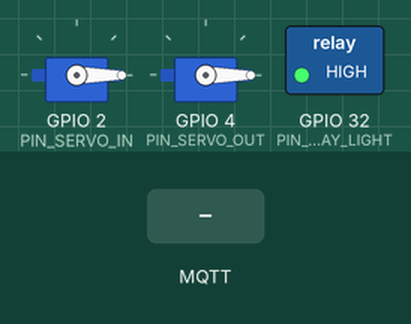
This sketch was run on a simulated ESP32. On the bench: 2 × servo, switched loads named in the sketch (green lamp = pin HIGH). Wiring (inferred from the names in the program): 2 × IR receiver: data GPIO 16 / data GPIO 17. Inputs (shaded band) come from the test bench. WiFi joins after 1.5 s; servers stay silent unless stated; no MQTT or app messages arrive unless stated; what the sketch prints to the serial monitor is not drawn.

Above: at 3.3 s.
3.4 s: MQTT message "OPEN" arrives on the first subscribed topic
At 6.1 s:
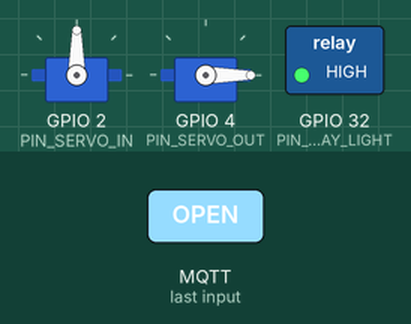
6.4 s: MQTT message "OPEN" arrives on the second subscribed topic
At 7.4 s:
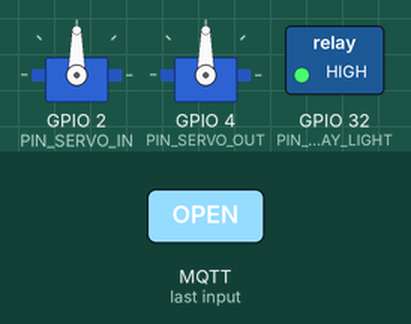
7.9 s: MQTT message "CLOSE" arrives on the first subscribed topic
At 8.6 s:
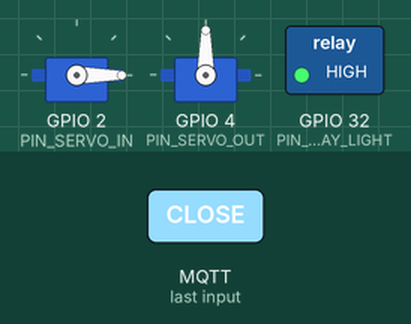
9.4 s: MQTT message "LIGHT_ON" arrives on the third subscribed topic
At 9.8 s:
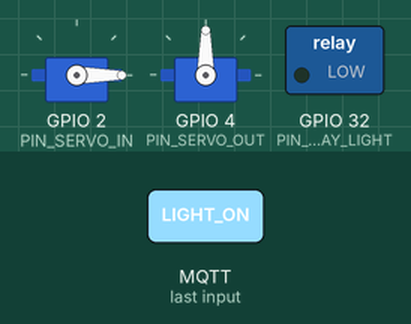
10.9 s: MQTT message "CLOSE" arrives on the second subscribed topic
At 12.2 s:
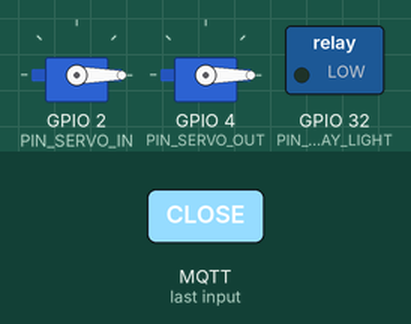
Timing chart, 0 to 13.9 s (numbered marks = the images above; inputs shaded):
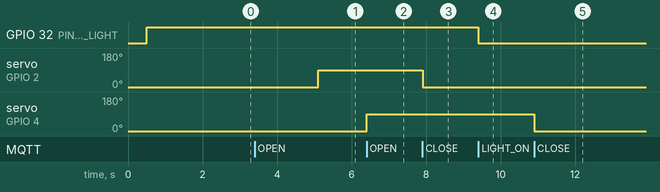

The sketch:

esp32-gate.ino
```cpp
/**
 * ============================================================
 * ĐỒ ÁN THIẾT KẾ HỆ THỐNG IoT — BÃI ĐỖ XE THÔNG MINH
 * FIRMWARE ESP32 #2: QUẢN LÝ CỔNG VÀO/RA, 1 RC522, 2 SERVO, 2 IR, RELAY
 * ============================================================
 * Sử dụng Arduino IDE (C/C++), WiFi.h, PubSubClient.h, SPI.h, MFRC522.h, ESP32Servo.h
 *
 * ĐẶC BIỆT:
 * - Sử dụng DUY NHẤT 1 ĐẦU ĐỌC THẺ RFID RC522 (dùng chung cho cả vào và ra)
 * - Tự động đóng barie sau khi xe đi qua hoàn toàn (cảm biến IR sau barie)
 * - Timeout an toàn (15s) tự đóng barie nếu xe không qua
 * - Hoàn toàn Non-blocking millis()
 */

#include <WiFi.h>
#include <PubSubClient.h>
#include <SPI.h>
#include <MFRC522.h>
#include <ESP32Servo.h>
#include "config.h"

// Trạng thái của từng cổng barie
enum GateState {
  GATE_STATE_CLOSED,
  GATE_STATE_OPEN_WAIT_CAR,   // Barie mở, đang đợi xe tiến vào cảm biến
  GATE_STATE_CAR_IN_ZONE,     // Xe đang ở trong vùng cảm biến dưới barie
  GATE_STATE_MANUAL_OPEN      // Mở thủ công bởi Admin (không tự đóng)
};

GateState stateGateIn  = GATE_STATE_CLOSED;
GateState stateGateOut = GATE_STATE_CLOSED;

unsigned long gateInOpenedTime  = 0;
unsigned long gateOutOpenedTime = 0;

// Đối tượng phần cứng
MFRC522 rfid(PIN_RFID_SS, PIN_RFID_RST);
Servo servoIn;
Servo servoOut;
WiFiClient espClient;
PubSubClient mqttClient(espClient);

// Quản lý thời gian
unsigned long lastHeartbeatTime = 0;
unsigned long lastRfidScanTime  = 0;
String lastScannedUid           = "";
unsigned long lastMqttReconnect = 0;
unsigned long lastWifiReconnect = 0;

// Trạng thái đèn hiện tại
bool isLightOn = false;

// ============================================================
// KHỞI TẠO WIFI (Non-blocking)
// ============================================================
void setupWiFi() {
  Serial.println("[BOOT] ESP32 GATE START");
  Serial.print("[WIFI] Connecting to ");
  Serial.println(WIFI_SSID);

  WiFi.mode(WIFI_STA);
  WiFi.begin(WIFI_SSID, WIFI_PASSWORD);

  int attempts = 0;
  while (WiFi.status() != WL_CONNECTED && attempts < 20) {
    delay(500);
    Serial.print(".");
    attempts++;
  }

  if (WiFi.status() == WL_CONNECTED) {
    Serial.println("\n[WIFI] Connected");
    Serial.print("[WIFI] IP Address: ");
    Serial.println(WiFi.localIP());
  } else {
    Serial.println("\n[WIFI] Connection failed. Will retry in background.");
  }
}

// ============================================================
// ĐIỀU KHIỂN SERVO CỔNG VÀO (IN)
// ============================================================
void openGateIn(bool isManual = false) {
  servoIn.write(SERVO_ANGLE_OPEN);
  gateInOpenedTime = millis();
  stateGateIn = isManual ? GATE_STATE_MANUAL_OPEN : GATE_STATE_OPEN_WAIT_CAR;
  Serial.println("[BARRIER IN] OPEN");
}

void closeGateIn() {
  servoIn.write(SERVO_ANGLE_CLOSED);
  stateGateIn = GATE_STATE_CLOSED;
  Serial.println("[BARRIER IN] CLOSE");
}

// ============================================================
// ĐIỀU KHIỂN SERVO CỔNG RA (OUT)
// ============================================================
void openGateOut(bool isManual = false) {
  servoOut.write(SERVO_ANGLE_OPEN);
  gateOutOpenedTime = millis();
  stateGateOut = isManual ? GATE_STATE_MANUAL_OPEN : GATE_STATE_OPEN_WAIT_CAR;
  Serial.println("[BARRIER OUT] OPEN");
}

void closeGateOut() {
  servoOut.write(SERVO_ANGLE_CLOSED);
  stateGateOut = GATE_STATE_CLOSED;
  Serial.println("[BARRIER OUT] CLOSE");
}

// ============================================================
// ĐIỀU KHIỂN RELAY ĐÈN
// ============================================================
void setLight(bool turnOn) {
  isLightOn = turnOn;
  digitalWrite(PIN_RELAY_LIGHT, isLightOn ? RELAY_ACTIVE_LEVEL : !RELAY_ACTIVE_LEVEL);
  Serial.print("[LIGHT] ");
  Serial.println(isLightOn ? "ON" : "OFF");

  if (mqttClient.connected()) {
    char payload[64];
    snprintf(payload, sizeof(payload), "{\"status\":\"%s\"}", isLightOn ? "ON" : "OFF");
    mqttClient.publish(TOPIC_LIGHT_STATUS, payload, true);
  }
}

// ============================================================
// GỬI HEARTBEAT
// ============================================================
void sendHeartbeat() {
  if (!mqttClient.connected()) return;

  char payload[180];
  snprintf(payload, sizeof(payload),
    "{\"device_code\":\"%s\",\"status\":\"ONLINE\",\"ip_address\":\"%s\",\"firmware_version\":\"%s\"}",
    DEVICE_ID, WiFi.localIP().toString().c_str(), FIRMWARE_VERSION
  );

  if (mqttClient.publish(TOPIC_DEVICE_STATUS, payload)) {
    Serial.println("[HEARTBEAT] Sent");
  }
}

// ============================================================
// XỬ LÝ LỆNH TỪ BACKEND / WEB ADMIN QUA MQTT
// ============================================================
void mqttCallback(char* topic, byte* payload, unsigned int length) {
  char message[256];
  if (length >= sizeof(message)) length = sizeof(message) - 1;
  memcpy(message, payload, length);
  message[length] = '\0';

  String topicStr = String(topic);
  String msgStr   = String(message);

  Serial.print("[MQTT IN] Topic: ");
  Serial.print(topicStr);
  Serial.print(" | Payload: ");
  Serial.println(msgStr);

  // 1. Lệnh điều khiển Barie Cổng Vào (IN)
  if (topicStr == TOPIC_CMD_GATE_IN) {
    if (msgStr.indexOf("OPEN") >= 0) {
      bool isManual = (msgStr.indexOf("MANUAL") >= 0);
      openGateIn(isManual);
    } else if (msgStr.indexOf("CLOSE") >= 0) {
      closeGateIn();
    }
  }
  // 2. Lệnh điều khiển Barie Cổng Ra (OUT)
  else if (topicStr == TOPIC_CMD_GATE_OUT) {
    if (msgStr.indexOf("OPEN") >= 0) {
      bool isManual = (msgStr.indexOf("MANUAL") >= 0);
      openGateOut(isManual);
    } else if (msgStr.indexOf("CLOSE") >= 0) {
      closeGateOut();
    }
  }
  // 3. Lệnh điều khiển Đèn
  else if (topicStr == TOPIC_CMD_LIGHT) {
    if (msgStr.indexOf("LIGHT_ON") >= 0 || msgStr.indexOf("\"ON\"") >= 0) {
      setLight(true);
    } else if (msgStr.indexOf("LIGHT_OFF") >= 0 || msgStr.indexOf("\"OFF\"") >= 0) {
      setLight(false);
    }
  }
}

// ============================================================
// KẾT NỐI LẠI MQTT VÀ ĐĂNG KÝ CÁC TOPIC NHẬN LỆNH
// ============================================================
void reconnectMQTT() {
  if (mqttClient.connected()) return;

  unsigned long now = millis();
  if (now - lastMqttReconnect < RECONNECT_INTERVAL) return;
  lastMqttReconnect = now;

  Serial.println("[MQTT] Attempting connection...");

  bool connected = false;
  if (strlen(MQTT_USER) > 0) {
    connected = mqttClient.connect(DEVICE_ID, MQTT_USER, MQTT_PASSWORD);
  } else {
    connected = mqttClient.connect(DEVICE_ID);
  }

  if (connected) {
    Serial.println("[MQTT] Connected");

    // Đăng ký nhận các lệnh điều khiển từ Node.js Server
    mqttClient.subscribe(TOPIC_CMD_GATE_IN, 1);
    mqttClient.subscribe(TOPIC_CMD_GATE_OUT, 1);
    mqttClient.subscribe(TOPIC_CMD_LIGHT, 1);

    sendHeartbeat();
    setLight(isLightOn); // Đồng bộ trạng thái đèn
  } else {
    Serial.print("[MQTT] Connect failed, rc=");
    Serial.println(mqttClient.state());
  }
}

// ============================================================
// ĐỌC VÀ XỬ LÝ ĐẦU ĐỌC RFID RC522 DUY NHẤT
// ============================================================
void handleRfid() {
  // Kiểm tra có thẻ mới áp vào không
  if (!rfid.PICC_IsNewCardPresent()) return;
  if (!rfid.PICC_ReadCardSerial()) return;

  // Đọc UID thẻ định dạng chuẩn HEX viết hoa (A1:B2:C3:D4)
  String uidStr = "";
  for (byte i = 0; i < rfid.uid.size; i++) {
    if (i > 0) uidStr += ":";
    if (rfid.uid.uidByte[i] < 0x10) uidStr += "0";
    uidStr += String(rfid.uid.uidByte[i], HEX);
  }
  uidStr.toUpperCase();

  unsigned long now = millis();

  // Cooldown lọc quét liên tục cùng 1 thẻ
  if (uidStr != lastScannedUid || (now - lastRfidScanTime > RFID_READ_COOLDOWN)) {
    lastScannedUid = uidStr;
    lastRfidScanTime = now;

    Serial.print("[RFID] UID = ");
    Serial.println(uidStr);

    if (mqttClient.connected()) {
      char payload[160];
      snprintf(payload, sizeof(payload),
        "{\"device_id\":\"%s\",\"rfid_uid\":\"%s\",\"uid\":\"%s\"}",
        DEVICE_ID, uidStr.c_str(), uidStr.c_str()
      );

      mqttClient.publish(TOPIC_RFID, payload);
    }
  }

  // Kết thúc phiên đọc thẻ
  rfid.PICC_HaltA();
  rfid.PCD_StopCrypto1();
}

// ============================================================
// XỬ LÝ LOGIC ĐÓNG/MỞ BARIE TỰ ĐỘNG BẰNG CẢM BIẾN IR
// ============================================================
void handleGateAutomations() {
  unsigned long now = millis();

  // ----------------------------------------------------
  // 1. CỔNG VÀO (IN GATE AUTOMATION)
  // ----------------------------------------------------
  bool carInZoneIN = (digitalRead(PIN_IR_GATE_IN) == IR_ACTIVE_LEVEL);

  if (stateGateIn == GATE_STATE_OPEN_WAIT_CAR) {
    if (carInZoneIN) {
      stateGateIn = GATE_STATE_CAR_IN_ZONE;
    } else if (now - gateInOpenedTime > GATE_AUTO_CLOSE_TIMEOUT) {
      // Quá 15 giây xe không tiến vào -> tự đóng an toàn
      Serial.println("[BARRIER IN] Timeout! Auto closing...");
      closeGateIn();
      if (mqttClient.connected()) {
        mqttClient.publish(TOPIC_GATE_IN_EVENT, "{\"type\":\"GATE_TIMEOUT\"}");
      }
    }
  } else if (stateGateIn == GATE_STATE_CAR_IN_ZONE) {
    // Khi xe đã qua khỏi vùng cảm biến hồng ngoại
    if (!carInZoneIN) {
      Serial.println("[IR IN] VEHICLE PASSED");
      closeGateIn();
      if (mqttClient.connected()) {
        mqttClient.publish(TOPIC_GATE_IN_EVENT, "{\"type\":\"GATE_PASSED\"}");
      }
    }
  }

  // ----------------------------------------------------
  // 2. CỔNG RA (OUT GATE AUTOMATION)
  // ----------------------------------------------------
  bool carInZoneOUT = (digitalRead(PIN_IR_GATE_OUT) == IR_ACTIVE_LEVEL);

  if (stateGateOut == GATE_STATE_OPEN_WAIT_CAR) {
    if (carInZoneOUT) {
      stateGateOut = GATE_STATE_CAR_IN_ZONE;
    } else if (now - gateOutOpenedTime > GATE_AUTO_CLOSE_TIMEOUT) {
      Serial.println("[BARRIER OUT] Timeout! Auto closing...");
      closeGateOut();
      if (mqttClient.connected()) {
        mqttClient.publish(TOPIC_GATE_OUT_EVENT, "{\"type\":\"GATE_TIMEOUT\"}");
      }
    }
  } else if (stateGateOut == GATE_STATE_CAR_IN_ZONE) {
    if (!carInZoneOUT) {
      Serial.println("[IR OUT] VEHICLE PASSED");
      closeGateOut();
      if (mqttClient.connected()) {
        mqttClient.publish(TOPIC_GATE_OUT_EVENT, "{\"type\":\"GATE_PASSED\"}");
      }
    }
  }
}

// ============================================================
// SETUP
// ============================================================
void setup() {
  Serial.begin(115200);
  delay(500);

  // 1. Cấu hình chân Relay Đèn
  pinMode(PIN_RELAY_LIGHT, OUTPUT);
  digitalWrite(PIN_RELAY_LIGHT, !RELAY_ACTIVE_LEVEL); // Ban đầu tắt đèn

  // 2. Cấu hình chân cảm biến IR sau barie
  pinMode(PIN_IR_GATE_IN, INPUT_PULLUP);
  pinMode(PIN_IR_GATE_OUT, INPUT_PULLUP);

  // 3. Khởi tạo 2 Servo Barie
  ESP32PWM::allocateTimer(0);
  ESP32PWM::allocateTimer(1);
  servoIn.setPeriodHertz(50);
  servoOut.setPeriodHertz(50);
  servoIn.attach(PIN_SERVO_IN, 500, 2400);
  servoOut.attach(PIN_SERVO_OUT, 500, 2400);

  // Ban đầu đóng cả 2 barie
  servoIn.write(SERVO_ANGLE_CLOSED);
  servoOut.write(SERVO_ANGLE_CLOSED);

  // 4. Khởi tạo giao tiếp SPI & Đầu đọc thẻ RFID RC522 duy nhất
  SPI.begin(PIN_RFID_SCK, PIN_RFID_MISO, PIN_RFID_MOSI, PIN_RFID_SS);
  rfid.PCD_Init();
  delay(100);
  rfid.PCD_DumpVersionToSerial(); // In thông tin phiên bản RC522 lên Serial kiểm tra

  // 5. Khởi tạo WiFi
  setupWiFi();

  // 6. Khởi tạo MQTT Client
  mqttClient.setServer(MQTT_SERVER, MQTT_PORT);
  mqttClient.setCallback(mqttCallback);
  mqttClient.setBufferSize(512);
}

// ============================================================
// MAIN LOOP (Hoàn toàn Non-blocking)
// ============================================================
void loop() {
  unsigned long now = millis();

  // Duy trì WiFi
  if (WiFi.status() != WL_CONNECTED) {
    if (now - lastWifiReconnect > RECONNECT_INTERVAL) {
      lastWifiReconnect = now;
      Serial.println("[WIFI] Reconnecting...");
      WiFi.reconnect();
    }
  } else {
    // Duy trì MQTT
    if (!mqttClient.connected()) {
      reconnectMQTT();
    } else {
      mqttClient.loop();
    }
  }

  // Quét thẻ RFID
  handleRfid();

  // Xử lý tự động đóng barie
  handleGateAutomations();

  // Gửi Heartbeat định kỳ
  if (now - lastHeartbeatTime >= HEARTBEAT_INTERVAL) {
    lastHeartbeatTime = now;
    sendHeartbeat();
  }
}
```

config.h
```cpp
#ifndef CONFIG_H
#define CONFIG_H

// ============================================================
// CẤU HÌNH ESP32 #2 — QUẢN LÝ CỔNG VÀO/RA & ĐÈN BÃI XE
// Hệ thống: Smart Parking System (Arduino IDE)
// Quản lý: 1 RFID RC522 DUY NHẤT, 2 Servo, 2 Gate IR, 1 Relay
// ============================================================

// 1. Cấu hình WiFi
#define WIFI_SSID       "Your_WiFi_SSID"       // Thay bằng tên WiFi của bạn
#define WIFI_PASSWORD   "Your_WiFi_Password"   // Thay bằng mật khẩu WiFi của bạn

// 2. Cấu hình MQTT Broker
#define MQTT_SERVER     "192.168.1.100"        // Địa chỉ IP máy tính chạy Backend / MQTT
#define MQTT_PORT       1883
#define MQTT_USER       ""
#define MQTT_PASSWORD   ""

// 3. Thông tin thiết bị
#define DEVICE_ID           "ESP32_GATE_01"
#define FIRMWARE_VERSION    "1.0.0"

// 4. MQTT Topics kết nối với Backend Node.js
#define TOPIC_RFID              "parking/esp32_2/rfid"       // RFID scan gửi lên server
#define TOPIC_GATE_IN_EVENT     "parking/esp32_2/gate/in"     // Trạng thái xe qua cổng vào
#define TOPIC_GATE_OUT_EVENT    "parking/esp32_2/gate/out"    // Trạng thái xe qua cổng ra
#define TOPIC_LIGHT_STATUS      "parking/esp32_2/light"       // Báo cáo trạng thái đèn
#define TOPIC_DEVICE_STATUS     "parking/device/status"      // Heartbeat

// Các topic nhận lệnh điều khiển từ Backend / Admin Web
#define TOPIC_CMD_GATE_IN       "parking/cmd/gate_in"        // Lệnh mở/đóng barie vào
#define TOPIC_CMD_GATE_OUT      "parking/cmd/gate_out"       // Lệnh mở/đóng barie ra
#define TOPIC_CMD_LIGHT         "parking/cmd/light"          // Lệnh bật/tắt đèn

// 5. Cấu hình Pin Mapping
// A. Giao tiếp SPI cho 1 đầu đọc RFID RC522 DUY NHẤT
#define PIN_RFID_SS             5    // SDA / SS
#define PIN_RFID_RST            22   // RST
#define PIN_RFID_SCK            18   // SCK
#define PIN_RFID_MISO           19   // MISO
#define PIN_RFID_MOSI           23   // MOSI

// B. Điều khiển Servo Barie (ESP32PWM / ESP32Servo)
#define PIN_SERVO_IN            2    // Servo barie vào
#define PIN_SERVO_OUT           4    // Servo barie ra

// C. Cảm biến IR sau Barie phát hiện xe qua cổng
#define PIN_IR_GATE_IN          16   // Cảm biến sau barie vào
#define PIN_IR_GATE_OUT         17   // Cảm biến sau barie ra

// D. Relay điều khiển đèn mô hình
#define PIN_RELAY_LIGHT         32   // Relay điều khiển đèn bãi xe

// 6. Cấu hình thông số điều khiển
#define SERVO_ANGLE_CLOSED      0    // Góc barie nằm ngang (đóng)
#define SERVO_ANGLE_OPEN        90   // Góc barie dựng đứng (mở)

#define IR_ACTIVE_LEVEL         LOW  // Mức kích hoạt khi có xe (LOW đối với cảm biến FC-51)
#define RELAY_ACTIVE_LEVEL      LOW  // Mức kích hoạt relay (thường là Active LOW cho module 5V)

// 7. Cấu hình thời gian an toàn (Non-blocking)
#define GATE_AUTO_CLOSE_TIMEOUT 15000 // Tự động đóng sau 15 giây nếu xe không qua (chống kẹt)
#define RFID_READ_COOLDOWN      2000  // Khoảng cách tối thiểu giữa 2 lần quét thẻ (2 giây)
#define HEARTBEAT_INTERVAL      30000 // Gửi heartbeat mỗi 30 giây
#define RECONNECT_INTERVAL      5000  // Thử kết nối lại sau 5 giây

#endif // CONFIG_H
```

Measured:
- after the input at 3.4 s, servo on GPIO 2 (PIN_SERVO_IN): 0° → 90° after 1.7 s
- after the input at 6.4 s, servo on GPIO 4 (PIN_SERVO_OUT): 0° → 90° at once
- after the input at 7.9 s, servo on GPIO 2 (PIN_SERVO_IN): 90° → 0° at once
- after the input at 9.4 s, GPIO 32 (PIN_RELAY_LIGHT): HIGH → LOW at once
- after the input at 10.9 s, servo on GPIO 4 (PIN_SERVO_OUT): 90° → 0° at once
